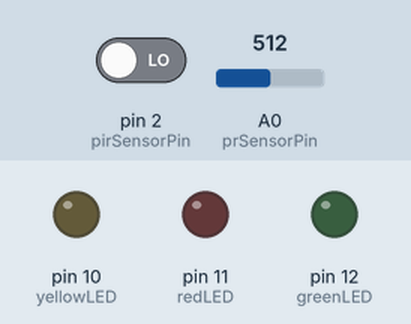
This sketch was run on a simulated Arduino Uno, built with avr-gcc and run on an emulated ATmega328P. On the bench: output pins drawn as LEDs (lit = HIGH). The inputs (shaded band) are chosen by the test bench; at power-on: pin 2 (pirSensorPin) LOW, A0 (prSensorPin) = 512. What the sketch prints to the serial monitor is not drawn.

Above: at 0.1 s.
At 0.6 s:
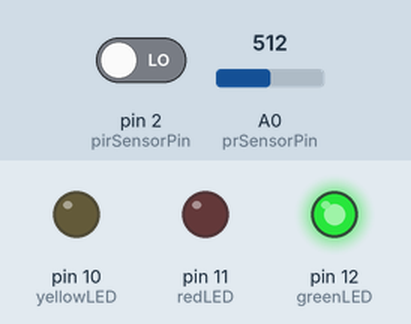
At 1.1 s:
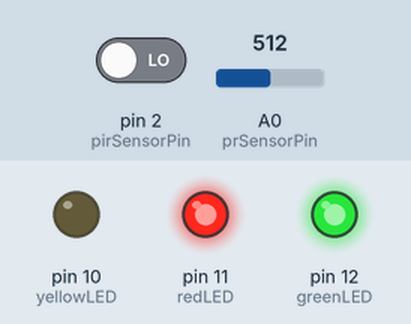
At 4.1 s:
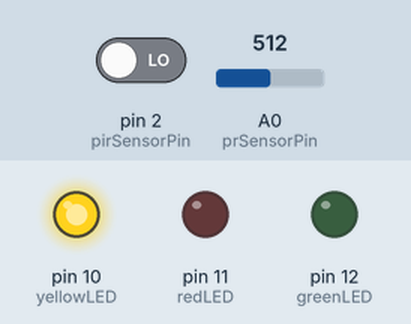
At 19.9 s:
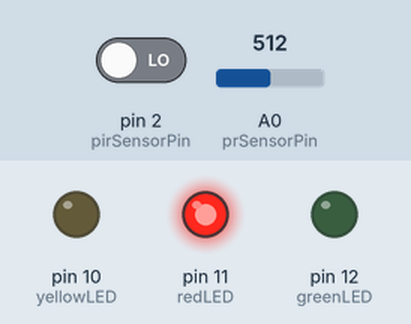
At 39.6 s:
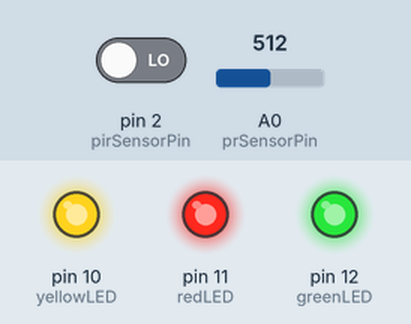
Timing chart, 0 to 40.0 s (numbered marks = the images above):
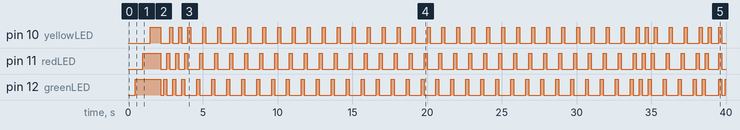

Measured:
- by itself, pin 12 (greenLED): HIGH → LOW at 2.2 s, → HIGH 0.20 s later, → LOW 0.20 s later, → HIGH 0.40 s later, … (82 changes in this stretch)

The sketch:

squat_box.ino
```cpp
//PhotoResistor Sensor Variables
// The pin of the pr sensor
uint8_t prSensorPin      = A0;
// The amount of variance between readings to single a change.
int prSensorThreshold    = 80;
// The previous value recorded
int prSensorLastValue    = 0;
// The current value recorded
int prSensorValue        = 0;

//Light variables
//  The current state of the lights (0=unknown, -1=off, 1=on)
int lightState          = 0;
//  boolen if the lights state have recently changed.
boolean lightChanged    = false;

//Passive Infra Red Sensor Variables
// The pin of the PIR sensor
const int pirSensorPin        = 2;
// The number of seconds to calibrate the sensor
int pirSensorCalibrationTime  = 30;

//Movement variables
// boolean if there is movement
boolean movement        = false;
//last second movement was detected.
int movementLast        = 0;
//threshold for gaps in seconds for movement.
int movementThreshold   = 5;

//LED pins.
const int greenLED = 12;
const int redLED   = 11;
const int yellowLED= 10;

//state of the room (0 = open, 1 = occupied)
int roomState      = 0;

//number of seconds to delay each loop
int loopDelay      = 2;

//SETUP
void setup(){
  //record serial output for monitoring
  Serial.begin(9600);
  // run setup function for the LEDs
  setupLeds();
  strobeLeds(2);
  // run setup function for the PIR Sensor
  setupPirSensor();
  strobeLeds(2);
  // run setup function for the PR sensor
  setupPrSensor();
  strobeLeds(2);
  delay(500);
  // turn off all leds.
  flashLeds(1);
  // System ready.
  Serial.println("System Ready.");
}

//LOOP
void loop(){
    //check status of PIR Sensor
    checkPirSensor();
    //check status of PR Sensor
    checkPrSensor();
    //set the status of the room
    checkRoomState();
    //set the status of the room
    setRoom();
   Serial.println("----------");
   delay(loopDelay*1000);
}

/////////////////////////////
// SETUP FUNCTIONS

void setupLeds(){
  Serial.print("Setup LEDs");
  delay(500);
  pinMode(greenLED,OUTPUT);
  digitalWrite(greenLED,HIGH);
  Serial.print(".");
  delay(500);
  pinMode(redLED,OUTPUT);
  digitalWrite(redLED,HIGH);
  Serial.print(".");
  delay(500);
  pinMode(yellowLED,OUTPUT);
  digitalWrite(yellowLED,HIGH);
  Serial.print(".");
  delay(500);
  Serial.println(" complete.");
  flashLeds(1);
}


void setupPirSensor(){
  pinMode(pirSensorPin,INPUT);
  digitalWrite(pirSensorPin,LOW);
  int calibrateDelay = 1000;
  //begin calibration
  Serial.print("calibrating PIR Sensor");
  for( int i = 0; i < pirSensorCalibrationTime; i++){
    calibrateDelay = 1000 - strobeLeds(1);
    Serial.print(".");
    delay(calibrateDelay);
  }
  //record current time as last movement.
  movementLast = millis()/1000;
  Serial.println(" calibrated.");
}

void setupPrSensor(){
  Serial.print("calibrating PR Sensor");
  int calibrateDelay = 1000;
  for( int i =0; i < 3;i++){
    calibrateDelay = 1000 - strobeLeds(1);
    Serial.print(".");
    delay(calibrateDelay);
  }
  //record current reading as last reading.
  prSensorLastValue = analogRead(prSensorPin);
  Serial.println(" calibrated.");
}


/////////////////////////////
// CHECK FUNCTIONS
void checkPirSensor(){
  Serial.println("Check PIR sensor.");
  //if PIR voltage is high, there is movement.
  if (digitalRead(pirSensorPin) == HIGH){
    movement = true;
    //record timing of this movement
    movementLast = millis()/1000;
  }else{
    movement = false;
  }
}

void checkPrSensor(){
  lightChanged = false;
  Serial.println("Check PR sensor.");
  prSensorValue = analogRead(prSensorPin);
  //have value changed dramatically since last reading?
  if (abs(prSensorLastValue - prSensorValue) >= prSensorThreshold){
    lightChanged = true;
    //was last reading greater then this reading?
    if (prSensorLastValue > prSensorValue){
      //lights have turned off
      lightState=-1;
    }else{
      //lightes have turned on
      lightState=1;
    }
  }
  //set this reading to be last reading for next loop.
  prSensorLastValue = prSensorValue;
}

void checkRoomState(){
  //was movement detected?
  if (movement){
      //have the lights changed?
      if (lightChanged){
        //have the lights gone up? (turned on)
        if (lightState > 0){
          //assume someone has walked into the room
          Serial.println("Someone in the room and lights were turned on");
          roomState = 1;
        //have the lights gone down (turned off)
        }else if (lightState < 0){
          //assume someone has walked out of the room
          Serial.println("Someone in the room and lights were turned off");
          roomState = 0;
        }
      //lights havent changed, but are they on?
      }else if (lightState > 0){
        //assume someone walked into a bright conference room
        Serial.println("Someone in the room with lights on.");
        roomState = 1;
      //lights have not changed, but are off
      }else{
        Serial.println("Someone in the room with lights off.");
        //assume someone walked into a dark conference room
        roomState = 1;
      }
  //no movement for the threshold time?
  }else if (((millis()/1000)-movementLast)>= movementThreshold){
    //assume no one is in the room.
    Serial.println("No movement in room for a while. Assume empty");
    roomState = 0;
  }
}

boolean checkRoomReserved(){
  /**
   * In future check exchange for reserved data
   */
   return false;
}

/////////////////////////////
// SET FUNCTIONS

void setLeds(boolean greenSettings, boolean redSettings, boolean yellowSettings){
  digitalWrite(greenLED,greenSettings);
  digitalWrite(redLED,redSettings);
  digitalWrite(yellowLED,yellowSettings);
}

void setRoom(){
  if (roomState){
    Serial.println("[ROOM IS OCCUPIED]");
    roomOccupiedLeds();
  }else if (checkRoomReserved()){
    Serial.println("[ROOM IS RESERVED]");
    roomReservedLeds();
  }else{
    Serial.println("[ROOM IS EMPTY]");
    roomOpenLeds();
  }
}

/////////////////////////////
// LED EFFECT FUNCTIONS

void roomOccupiedLeds(){
  setLeds(LOW,HIGH,LOW);
}

void roomOpenLeds(){
  setLeds(HIGH,LOW,LOW);
}

void roomReservedLeds(){
  setLeds(LOW,LOW,HIGH);
}

int flashLeds(int flashLoop){
  //will return the time taken to flash
  int start = millis();
  setLeds(LOW,LOW,LOW);
  for( int i=0; i < flashLoop; i++){
    setLeds(HIGH,HIGH,HIGH);
    delay(200);
    setLeds(LOW,LOW,LOW);
    delay(200);
  }

  return millis()-start;
}

int strobeLeds(int strobeLoop){
  //will return the time taken to strobe
  int start = millis();
  setLeds(LOW,LOW,LOW);
  for (int i=0; i < strobeLoop; i++){
    setLeds(HIGH,LOW,LOW);
    delay(200);
    setLeds(LOW,HIGH,LOW);
    delay(200);
    setLeds(LOW,LOW,HIGH);
    delay(200);
  }
  setLeds(LOW,LOW,LOW);
  //return the time taken.
  return millis()-start;
}
```
